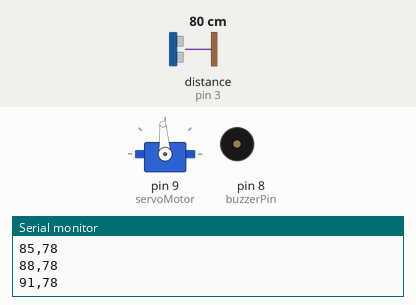
Bench run of a sketch on a simulated Arduino Uno, built with avr-gcc and run on an emulated ATmega328P. Shown: servo, buzzer (waves = sounding, pin HIGH), the last lines printed to the serial monitor. Wiring (inferred from the names in the program): ultrasonic range finder: trigger pin 2; echo pin 3. The test bench sets the inputs (shaded band); at power-on: distance to the obstacle (sensor on pin 3) 80 cm. The echo pulse lasts 58.3 µs per cm; pins used as bus, display or sensor lines are not drawn.

Above: at 1.2 s.
1.3 s: distance to the obstacle (sensor on pin 3) set to 9 cm
At 1.95 s:
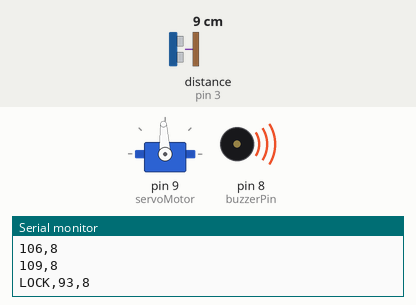
At 2.33 s:
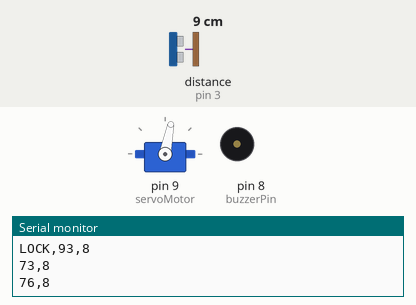
4.3 s: distance to the obstacle (sensor on pin 3) set to 120 cm
7.3 s: distance to the obstacle (sensor on pin 3) set to 250 cm
13.3 s: distance to the obstacle (sensor on pin 3) set to 12 cm
At 15.19 s:
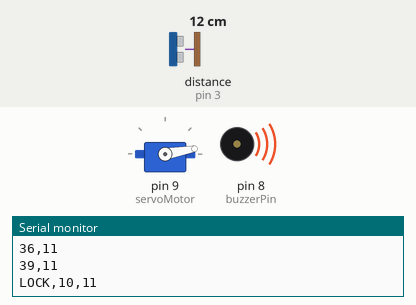
Timing chart, 0 to 17.3 s (numbered marks = the images above; inputs shaded):
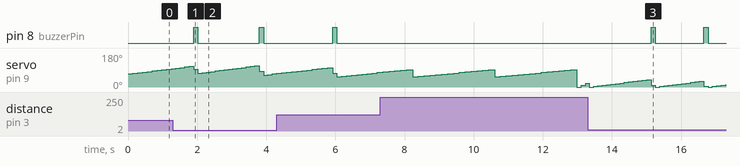

The sketch:

Radar_ve_Hedef_Takip_Sistemi.ino
```cpp
#include <Servo.h>

//  NESNE TANIMI
Servo servoMotor;

// PIN TANIMLARI
const int trigPin = 2;
const int echoPin = 3;
const int buzzerPin = 8;

// SISTEM PARAMETRELERI
const int maxMesafe = 80;     // maksimum algılama mesafesi (cm)
const int yakinEsik = 15;     // yakın mesafe uyarı eşiği

int mevcutAci = 90;           // servonun anlık açısı
int hedefAci = 90;            // hedeflenen açı (yumuşatma için)
int kayipSayaci = 0;          // hedef kaybolursa sayacı
/*
  Ultrasonik sensör ile tek seferlik mesafe ölçümü yapar
*/
long mesafeOlc() {
  digitalWrite(trigPin, LOW);
  delayMicroseconds(2);

  digitalWrite(trigPin, HIGH);
  delayMicroseconds(10);
  digitalWrite(trigPin, LOW);

  long sure = pulseIn(echoPin, HIGH, 30000);

  if (sure == 0) return 300; // sensör okumazsa uzak kabul et

  return sure * 0.034 / 2;
}
/*
  Gürültüyü azaltmak için birden fazla ölçüm alır
  Geçersiz ölçümleri filtreleyerek ortalama döndürür
*/
long temizMesafeOlc() {
  long toplam = 0;
  int sayac = 0;

  for (int i = 0; i < 3; i++) {
    long m = mesafeOlc();

    if (m > 5 && m < 200) {
      toplam += m;
      sayac++;
    }

    delay(8);
  }

  if (sayac == 0) return 300;

  return toplam / sayac;
}
/*
  Pin ayarları ve başlangıç konfigürasyonu
*/
void setup() {
  Serial.begin(9600);

  pinMode(trigPin, OUTPUT);
  pinMode(echoPin, INPUT);
  pinMode(buzzerPin, OUTPUT);
  digitalWrite(buzzerPin, LOW);

  servoMotor.attach(9);
  servoMotor.write(mevcutAci);
}
/*
  Radar tarama algoritması:
  - Belirli açı aralığında tarama yapar
  - En yakın nesneyi bulur
  - Hedefe kilitlenir (LOCK)
  - Hedef kaybolursa geniş tarama yapar
*/
void loop() {
  int enIyiAci = -1;
  long enKucukMesafe = 300;
  // Mevcut açının etrafında dar tarama
  int baslangic = max(0, mevcutAci - 20);
  int bitis = min(180, mevcutAci + 20);

  for (int aci = baslangic; aci <= bitis; aci += 3) {
    servoMotor.write(aci);
    delay(100);

    long mesafe = temizMesafeOlc();

    int gonderilecekMesafe = mesafe;
    if (gonderilecekMesafe > maxMesafe) gonderilecekMesafe = 0;
    // Seri porta veri gönder (radar görselleştirme için)
    Serial.print(aci);
    Serial.print(",");
    Serial.println(gonderilecekMesafe);
    // En yakın nesneyi bul
    if (mesafe <= maxMesafe && mesafe < enKucukMesafe) {
      enKucukMesafe = mesafe;
      enIyiAci = aci;
    }
  }

  // HEDEFE KILITLENME
  if (enIyiAci != -1) {
    kayipSayaci = 0;

    hedefAci = (hedefAci + enIyiAci) / 2;   // yumuşatma
    mevcutAci = hedefAci;
    servoMotor.write(hedefAci);

    Serial.print("LOCK,");
    Serial.print(hedefAci);
    Serial.print(",");
    Serial.println(enKucukMesafe);
    // Yakınsa buzzer ile uyar
    if (enKucukMesafe <= yakinEsik) {
      digitalWrite(buzzerPin, HIGH);
      delay(120);
      digitalWrite(buzzerPin, LOW);
    }
  }
   // HEDEF KAYBI
   else {
    kayipSayaci++;
    // Belirli sayıda kayıptan sonra geniş tarama
    if (kayipSayaci >= 3) {
      for (int aci = 0; aci <= 180; aci += 10) {
        servoMotor.write(aci);
        delay(60);

        long mesafe = temizMesafeOlc();

        int gonderilecekMesafe = mesafe;
        if (gonderilecekMesafe > maxMesafe) gonderilecekMesafe = 0;

        Serial.print(aci);
        Serial.print(",");
        Serial.println(gonderilecekMesafe);
        // Yeni hedef bulunursa o açıya geç
        if (mesafe <= maxMesafe) {
          mevcutAci = aci;
          hedefAci = aci;
          break;
        }
      }
    }
  }
}
```

Measured:
- after the input at 1.3 s, pin 8 (buzzerPin): alternates HIGH for 0.12 s and LOW for 1.8 s, starting after 0.60 s
- after the input at 13.3 s, pin 8 (buzzerPin): alternates HIGH for 0.12 s and LOW for 1.4 s, starting after 1.8 s
